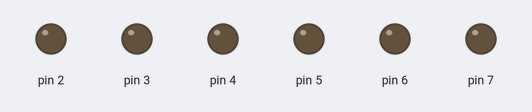
A sketch run on a simulated Arduino Uno, built with avr-gcc and run on an emulated ATmega328P. Parts: output pins drawn as LEDs (lit = HIGH).

Above: at 0.5 s.
At 1.5 s:
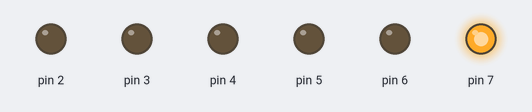
At 2.5 s:
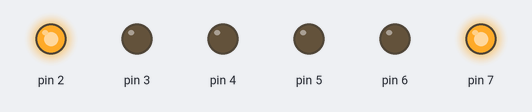
At 5.5 s:
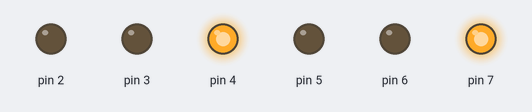
At 7.5 s:
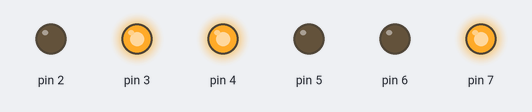
At 10.5 s:
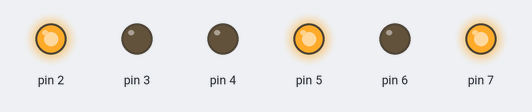
Timing chart, 0 to 11.5 s (numbered marks = the images above):
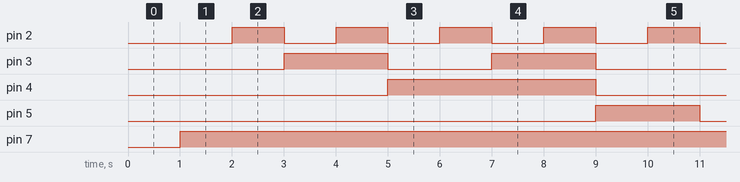

The sketch:

code1.c.ino
```cpp
#include <MsTimer2.h>     //定时器库的头文件
int income=0;
//中断服务程序
void onTimer()
{

  digitalWrite(6,LOW);
  digitalWrite(7,HIGH);
  digitalWrite(8,HIGH);
  digitalWrite(2,income&0x1);
  digitalWrite(3,(income>>1)&0x1);
  digitalWrite(4,(income>>2)&0x1);
  digitalWrite(5,(income>>3)&0x1);
  delay(10);
  income++;
  if(income==10) income=0;
}

void setup()
{
  pinMode(2,OUTPUT);
  pinMode(3,OUTPUT);
  pinMode(4,OUTPUT);
  pinMode(5,OUTPUT);
  pinMode(6,OUTPUT);
  pinMode(6,OUTPUT);
  pinMode(7,OUTPUT);
  Serial.begin(9600); //初始化串口

  MsTimer2::set(1000, onTimer); //设置中断，每1000ms进入一次中断服务程序 onTimer()
  MsTimer2::start(); //开始计时
}

void loop()
{

}
```

Measured:
- by itself, pin 2: alternates HIGH for 1.0 s and LOW for 1.0 s
- by itself, pin 3: repeats every 10.0 s: LOW 2.0 s, HIGH 2.0 s, LOW 4.0 s, HIGH 2.0 s
- by itself, pin 4: alternates HIGH for 4.0 s and LOW for 6.0 s
- by itself, pin 5: alternates HIGH for 2.0 s and LOW for 8.0 s
- by itself, pin 7: LOW → HIGH at 1.0 s
